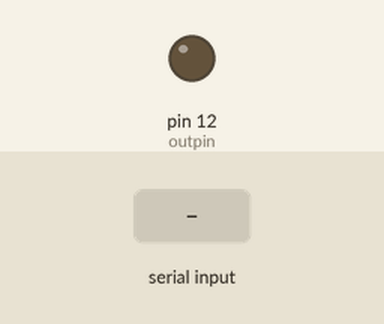
Simulated run of this sketch. Board: Arduino Uno, built with avr-gcc and run on an emulated ATmega328P. Parts: output pins drawn as LEDs (lit = HIGH). The inputs (shaded band) are chosen by the test bench.

Above: at 1.2 s.
1.3 s: "0" received over Serial
At 1.7 s:
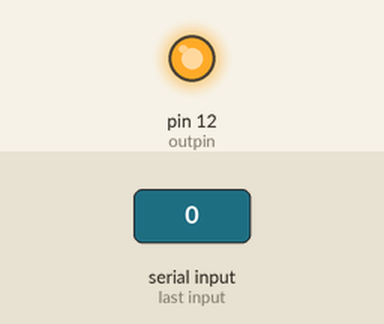
2.8 s: "1" received over Serial
At 4.1 s:
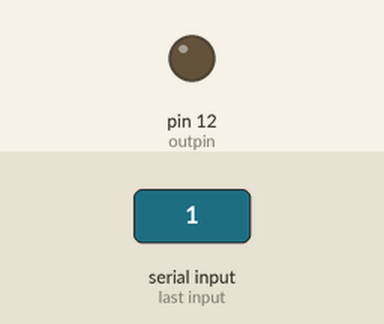
Timing chart, 0 to 5.8 s (numbered marks = the images above; inputs shaded):
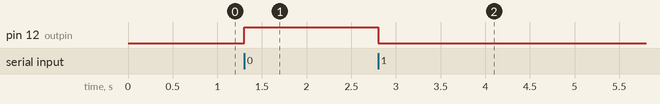

The sketch:

ir-led.ino
```cpp
int outpin = 12;

void setup(){
  Serial.begin(9600);
  pinMode(outpin, OUTPUT);
  digitalWrite(outpin, LOW);
}
void loop(){
  if(Serial.available() > 0){
    char ctrl = Serial.read();
    if(ctrl == '0'){
      digitalWrite(outpin, HIGH);
    }else{
      digitalWrite(outpin, LOW);
    }
  }

}
```

Measured:
- after the input at 1.3 s, pin 12 (outpin): LOW → HIGH at once
- after the input at 2.8 s, pin 12 (outpin): HIGH → LOW at once
